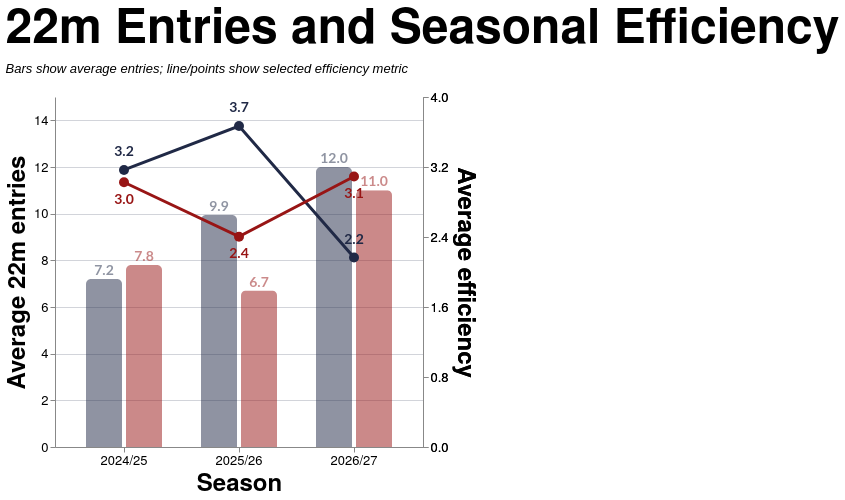

Write a Vega-Lite specification for this figure.
### Vega-Lite specification from a JSON file in a GitHub repository (floating-point values rounded to 4 significant figures)
{"config": {"axis": {"labelFont": "PT Sans Narrow, Helvetica Neue, Helvetica, Arial, sans-serif", "titleFont": "PT Sans Narrow, Helvetica Neue, Helvetica, Arial, sans-serif", "labelFontSize": 13, "titleFontSize": 24, "gridColor": "#202947", "gridOpacity": 0.2, "zindex": 1}, "text": {"font": "Lato, sans-serif"}, "bar": {"cornerRadiusEnd": 5}, "header": {"labelFont": "PT Sans Narrow, Helvetica Neue, Helvetica, Arial, sans-serif", "titleFont": "PT Sans Narrow, Helvetica Neue, Helvetica, Arial, sans-serif", "labelFontSize": 24, "titleFontSize": 28, "labelFontWeight": "bold", "orient": "left"}, "legend": {"labelFont": "PT Sans Narrow, Helvetica Neue, Helvetica, Arial, sans-serif", "titleFont": "PT Sans Narrow, Helvetica Neue, Helvetica, Arial, sans-serif", "labelFontSize": 14, "titleFontSize": 16, "titlePadding": 5, "fillColor": "white", "strokeColor": "black", "padding": 10, "titleFontWeight": "lighter", "titleFontStyle": "italic", "titleColor": "gray", "offset": 10}, "title": {"font": "PT Sans Narrow, Helvetica Neue, Helvetica, Arial, sans-serif", "fontSize": 48, "fontWeight": "bold", "anchor": "start", "align": "center", "titlePadding": 20, "subtitlePadding": 10, "subtitleFontSize": 13, "subtitleColor": "", "subtitleFontStyle": "italic", "offset": 15, "color": "black"}, "axisX": {"labelAngle": 0}, "facet": {"title": null, "header": null, "align": {"row": "each", "column": "each"}, "spacing": 10}, "resolve": {"scale": {"y": "independent", "facet": "independent"}}, "background": "transparent", "scale": {"offsetBandPaddingOuter": 0.2, "offsetBandPaddingInner": 0.1}, "view": {"stroke": null, "background": "transparent"}}, "layer": [{"mark": {"type": "bar", "opacity": 0.5}, "encoding": {"color": {"field": "team", "legend": null, "scale": {"domain": ["EGRFC", "Opposition"], "range": ["#202946", "#981515"]}, "title": "Team", "type": "nominal"}, "tooltip": [{"field": "season", "title": "Season", "type": "nominal"}, {"field": "team", "title": "Team", "type": "nominal"}, {"field": "avg_entries", "format": ".2f", "title": "Avg 22m Entries", "type": "quantitative"}, {"field": "avg_points_per_entry", "format": ".2f", "title": "Avg Pts/Entry", "type": "quantitative"}, {"field": "avg_tries_eff_pct", "format": ".1f", "title": "Avg Try Efficiency", "type": "quantitative"}], "x": {"axis": {"labelAngle": 0}, "field": "season", "sort": ["2024/25", "2025/26", "2026/27"], "title": "Season", "type": "nominal"}, "xOffset": {"field": "team", "sort": ["EGRFC", "Opposition"], "type": "nominal"}, "y": {"axis": {"format": ".0f", "grid": true, "tickCount": 6}, "field": "avg_entries", "scale": {"domain": [0, 15.0], "nice": false}, "title": "Average 22m entries", "type": "quantitative"}}, "transform": [{"filter": "(rzSquad == 'All' || datum.squad == rzSquad) && (indexof(rzSeason, datum.season) >= 0) && datum.game_type_mode == rzGameType"}, {"calculate": "rzEfficiencyMetricParam == 'Points per 22m entry' ? datum.avg_points_per_entry : datum.avg_tries_eff_pct", "as": "efficiency_value"}, {"calculate": "rzEfficiencyMetricParam == 'Points per 22m entry' ? datum.avg_points_per_entry * (100 / 4.0) : datum.avg_tries_eff_pct", "as": "efficiency_plot"}, {"calculate": "rzEfficiencyMetricParam == 'Points per 22m entry' ? 'Pts/entry' : 'Try efficiency (%)'", "as": "efficiency_label"}, {"calculate": "rzEfficiencyMetricParam == 'Points per 22m entry' ? format(datum.avg_points_per_entry, '.1f') : format(datum.avg_tries_eff_pct, '.0f') + '%'", "as": "efficiency_text"}, {"calculate": "format(datum.avg_entries, '.1f')", "as": "entries_text"}, {"calculate": "datum.team == 'EGRFC' ? datum.efficiency_plot + 5 : datum.efficiency_plot - 5", "as": "efficiency_text_y"}]}, {"mark": {"type": "text", "dy": -8, "fontSize": 14, "fontWeight": "bold", "opacity": 0.5}, "encoding": {"color": {"field": "team", "legend": null, "scale": {"domain": ["EGRFC", "Opposition"], "range": ["#202946", "#981515"]}, "type": "nominal"}, "text": {"field": "entries_text", "type": "nominal"}, "x": {"field": "season", "sort": ["2024/25", "2025/26", "2026/27"], "type": "nominal"}, "xOffset": {"field": "team", "sort": ["EGRFC", "Opposition"], "type": "nominal"}, "y": {"axis": null, "field": "avg_entries", "scale": {"domain": [0, 15.0], "nice": false}, "type": "quantitative"}}, "transform": [{"filter": "(rzSquad == 'All' || datum.squad == rzSquad) && (indexof(rzSeason, datum.season) >= 0) && datum.game_type_mode == rzGameType"}, {"calculate": "rzEfficiencyMetricParam == 'Points per 22m entry' ? datum.avg_points_per_entry : datum.avg_tries_eff_pct", "as": "efficiency_value"}, {"calculate": "rzEfficiencyMetricParam == 'Points per 22m entry' ? datum.avg_points_per_entry * (100 / 4.0) : datum.avg_tries_eff_pct", "as": "efficiency_plot"}, {"calculate": "rzEfficiencyMetricParam == 'Points per 22m entry' ? 'Pts/entry' : 'Try efficiency (%)'", "as": "efficiency_label"}, {"calculate": "rzEfficiencyMetricParam == 'Points per 22m entry' ? format(datum.avg_points_per_entry, '.1f') : format(datum.avg_tries_eff_pct, '.0f') + '%'", "as": "efficiency_text"}, {"calculate": "format(datum.avg_entries, '.1f')", "as": "entries_text"}, {"calculate": "datum.team == 'EGRFC' ? datum.efficiency_plot + 5 : datum.efficiency_plot - 5", "as": "efficiency_text_y"}]}, {"mark": {"type": "line", "size": 3}, "encoding": {"color": {"field": "team", "legend": null, "scale": {"domain": ["EGRFC", "Opposition"], "range": ["#202946", "#981515"]}, "type": "nominal"}, "detail": {"field": "team", "type": "nominal"}, "tooltip": [{"field": "season", "title": "Season", "type": "nominal"}, {"field": "team", "title": "Team", "type": "nominal"}, {"field": "efficiency_label", "title": "Metric", "type": "nominal"}, {"field": "efficiency_value", "format": ".2f", "title": "Efficiency", "type": "quantitative"}], "x": {"field": "season", "sort": ["2024/25", "2025/26", "2026/27"], "type": "nominal"}, "y": {"axis": {"grid": false, "labelExpr": "rzEfficiencyMetricParam == 'Try-scoring efficiency (%)' ? format(datum.value, '.0f') + '%' : format(datum.value * (4.0 / 100), '.1f')", "orient": "right", "tickCount": 6}, "field": "efficiency_plot", "scale": {"domain": [0, 100], "nice": false}, "title": "Average efficiency", "type": "quantitative"}}, "transform": [{"filter": "(rzSquad == 'All' || datum.squad == rzSquad) && (indexof(rzSeason, datum.season) >= 0) && datum.game_type_mode == rzGameType"}, {"calculate": "rzEfficiencyMetricParam == 'Points per 22m entry' ? datum.avg_points_per_entry : datum.avg_tries_eff_pct", "as": "efficiency_value"}, {"calculate": "rzEfficiencyMetricParam == 'Points per 22m entry' ? datum.avg_points_per_entry * (100 / 4.0) : datum.avg_tries_eff_pct", "as": "efficiency_plot"}, {"calculate": "rzEfficiencyMetricParam == 'Points per 22m entry' ? 'Pts/entry' : 'Try efficiency (%)'", "as": "efficiency_label"}, {"calculate": "rzEfficiencyMetricParam == 'Points per 22m entry' ? format(datum.avg_points_per_entry, '.1f') : format(datum.avg_tries_eff_pct, '.0f') + '%'", "as": "efficiency_text"}, {"calculate": "format(datum.avg_entries, '.1f')", "as": "entries_text"}, {"calculate": "datum.team == 'EGRFC' ? datum.efficiency_plot + 5 : datum.efficiency_plot - 5", "as": "efficiency_text_y"}]}, {"mark": {"type": "point", "filled": true, "opacity": 1.0, "size": 100}, "encoding": {"color": {"field": "team", "legend": null, "scale": {"domain": ["EGRFC", "Opposition"], "range": ["#202946", "#981515"]}, "type": "nominal"}, "tooltip": [{"field": "season", "title": "Season", "type": "nominal"}, {"field": "team", "title": "Team", "type": "nominal"}, {"field": "efficiency_label", "title": "Metric", "type": "nominal"}, {"field": "efficiency_value", "format": ".2f", "title": "Efficiency", "type": "quantitative"}], "x": {"field": "season", "sort": ["2024/25", "2025/26", "2026/27"], "type": "nominal"}, "y": {"axis": {"grid": false, "labelExpr": "rzEfficiencyMetricParam == 'Try-scoring efficiency (%)' ? format(datum.value, '.0f') + '%' : format(datum.value * (4.0 / 100), '.1f')", "orient": "right", "tickCount": 6}, "field": "efficiency_plot", "scale": {"domain": [0, 100], "nice": false}, "title": "Average efficiency", "type": "quantitative"}}, "transform": [{"filter": "(rzSquad == 'All' || datum.squad == rzSquad) && (indexof(rzSeason, datum.season) >= 0) && datum.game_type_mode == rzGameType"}, {"calculate": "rzEfficiencyMetricParam == 'Points per 22m entry' ? datum.avg_points_per_entry : datum.avg_tries_eff_pct", "as": "efficiency_value"}, {"calculate": "rzEfficiencyMetricParam == 'Points per 22m entry' ? datum.avg_points_per_entry * (100 / 4.0) : datum.avg_tries_eff_pct", "as": "efficiency_plot"}, {"calculate": "rzEfficiencyMetricParam == 'Points per 22m entry' ? 'Pts/entry' : 'Try efficiency (%)'", "as": "efficiency_label"}, {"calculate": "rzEfficiencyMetricParam == 'Points per 22m entry' ? format(datum.avg_points_per_entry, '.1f') : format(datum.avg_tries_eff_pct, '.0f') + '%'", "as": "efficiency_text"}, {"calculate": "format(datum.avg_entries, '.1f')", "as": "entries_text"}, {"calculate": "datum.team == 'EGRFC' ? datum.efficiency_plot + 5 : datum.efficiency_plot - 5", "as": "efficiency_text_y"}]}, {"mark": {"type": "text", "fontSize": 14, "fontWeight": "bold"}, "encoding": {"color": {"field": "team", "legend": null, "scale": {"domain": ["EGRFC", "Opposition"], "range": ["#202946", "#981515"]}, "type": "nominal"}, "detail": {"field": "team", "type": "nominal"}, "text": {"field": "efficiency_text", "type": "nominal"}, "x": {"field": "season", "sort": ["2024/25", "2025/26", "2026/27"], "type": "nominal"}, "y": {"axis": null, "field": "efficiency_text_y", "scale": {"domain": [0, 100], "nice": false}, "type": "quantitative"}, "yOffset": {"field": "team", "scale": {"range": [-20, 20]}, "sort": ["EGRFC", "Opposition"], "type": "nominal"}}, "transform": [{"filter": "(rzSquad == 'All' || datum.squad == rzSquad) && (indexof(rzSeason, datum.season) >= 0) && datum.game_type_mode == rzGameType"}, {"calculate": "rzEfficiencyMetricParam == 'Points per 22m entry' ? datum.avg_points_per_entry : datum.avg_tries_eff_pct", "as": "efficiency_value"}, {"calculate": "rzEfficiencyMetricParam == 'Points per 22m entry' ? datum.avg_points_per_entry * (100 / 4.0) : datum.avg_tries_eff_pct", "as": "efficiency_plot"}, {"calculate": "rzEfficiencyMetricParam == 'Points per 22m entry' ? 'Pts/entry' : 'Try efficiency (%)'", "as": "efficiency_label"}, {"calculate": "rzEfficiencyMetricParam == 'Points per 22m entry' ? format(datum.avg_points_per_entry, '.1f') : format(datum.avg_tries_eff_pct, '.0f') + '%'", "as": "efficiency_text"}, {"calculate": "format(datum.avg_entries, '.1f')", "as": "entries_text"}, {"calculate": "datum.team == 'EGRFC' ? datum.efficiency_plot + 5 : datum.efficiency_plot - 5", "as": "efficiency_text_y"}]}], "data": {"name": "data-62120f1d3820670f321fa70bbaf6fc10"}, "height": 350, "params": [{"name": "rzSquad", "value": "All"}, {"name": "rzSeason", "value": ["2026/27", "2025/26", "2024/25"]}, {"name": "rzGameType", "value": "All"}, {"name": "rzEfficiencyMetricParam", "value": "Points per 22m entry"}], "resolve": {"scale": {"y": "independent"}}, "title": {"text": "22m Entries and Seasonal Efficiency", "subtitle": ["Bars show average entries; line/points show selected efficiency metric"]}, "width": {"step": 40}, "$schema": "https://vega.github.io/schema/vega-lite/v5.20.1.json", "datasets": {"data-62120f1d3820670f321fa70bbaf6fc10": [{"squad": "1st", "season": "2024/25", "team": "EGRFC", "avg_entries": 7.2, "avg_points_per_entry": 3.167, "avg_tries_eff_pct": 41.67, "game_type_mode": "All"}, {"squad": "1st", "season": "2024/25", "team": "Opposition", "avg_entries": 7.8, "avg_points_per_entry": 3.026, "avg_tries_eff_pct": 46.15, "game_type_mode": "All"}, {"squad": "1st", "season": "2025/26", "team": "EGRFC", "avg_entries": 9.941, "avg_points_per_entry": 3.669, "avg_tries_eff_pct": 56.8, "game_type_mode": "All"}, {"squad": "1st", "season": "2025/26", "team": "Opposition", "avg_entries": 6.706, "avg_points_per_entry": 2.404, "avg_tries_eff_pct": 37.72, "game_type_mode": "All"}, {"squad": "1st", "season": "2026/27", "team": "EGRFC", "avg_entries": 12.0, "avg_points_per_entry": 2.167, "avg_tries_eff_pct": 33.33, "game_type_mode": "All"}, {"squad": "1st", "season": "2026/27", "team": "Opposition", "avg_entries": 11.0, "avg_points_per_entry": 3.091, "avg_tries_eff_pct": 54.55, "game_type_mode": "All"}, {"squad": "1st", "season": "2024/25", "team": "EGRFC", "avg_entries": 7.2, "avg_points_per_entry": 3.167, "avg_tries_eff_pct": 41.67, "game_type_mode": "League + Cup"}, {"squad": "1st", "season": "2024/25", "team": "Opposition", "avg_entries": 7.8, "avg_points_per_entry": 3.026, "avg_tries_eff_pct": 46.15, "game_type_mode": "League + Cup"}, {"squad": "1st", "season": "2025/26", "team": "EGRFC", "avg_entries": 9.941, "avg_points_per_entry": 3.669, "avg_tries_eff_pct": 56.8, "game_type_mode": "League + Cup"}, {"squad": "1st", "season": "2025/26", "team": "Opposition", "avg_entries": 6.706, "avg_points_per_entry": 2.404, "avg_tries_eff_pct": 37.72, "game_type_mode": "League + Cup"}, {"squad": "1st", "season": "2024/25", "team": "EGRFC", "avg_entries": 6.75, "avg_points_per_entry": 2.556, "avg_tries_eff_pct": 33.33, "game_type_mode": "League only"}, {"squad": "1st", "season": "2024/25", "team": "Opposition", "avg_entries": 7.25, "avg_points_per_entry": 2.793, "avg_tries_eff_pct": 41.38, "game_type_mode": "League only"}, {"squad": "1st", "season": "2025/26", "team": "EGRFC", "avg_entries": 9.867, "avg_points_per_entry": 3.986, "avg_tries_eff_pct": 62.16, "game_type_mode": "League only"}, {"squad": "1st", "season": "2025/26", "team": "Opposition", "avg_entries": 6.4, "avg_points_per_entry": 2.354, "avg_tries_eff_pct": 37.5, "game_type_mode": "League only"}]}}
